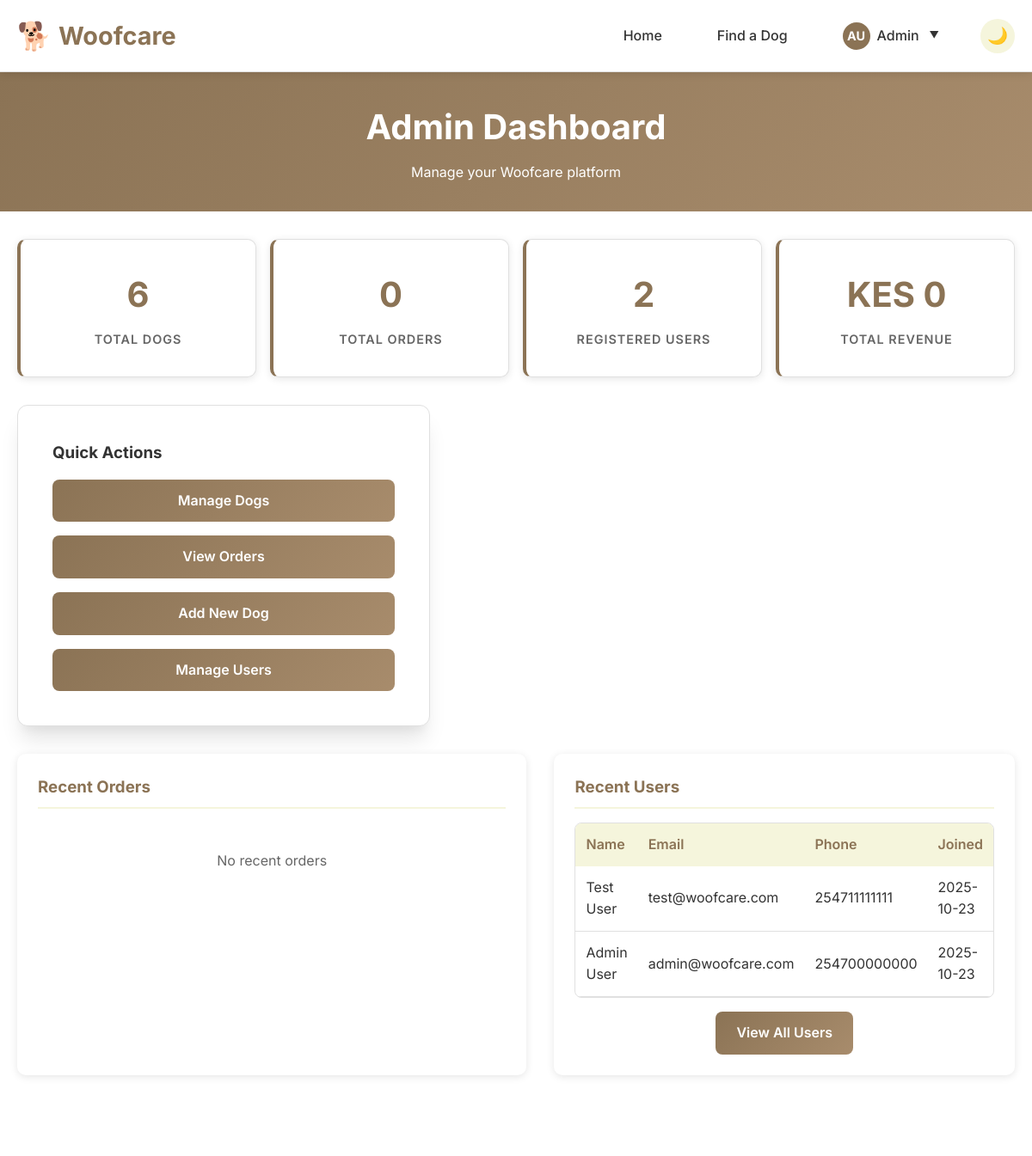
Page /admin (signed in, upper part) on the earlier database version.
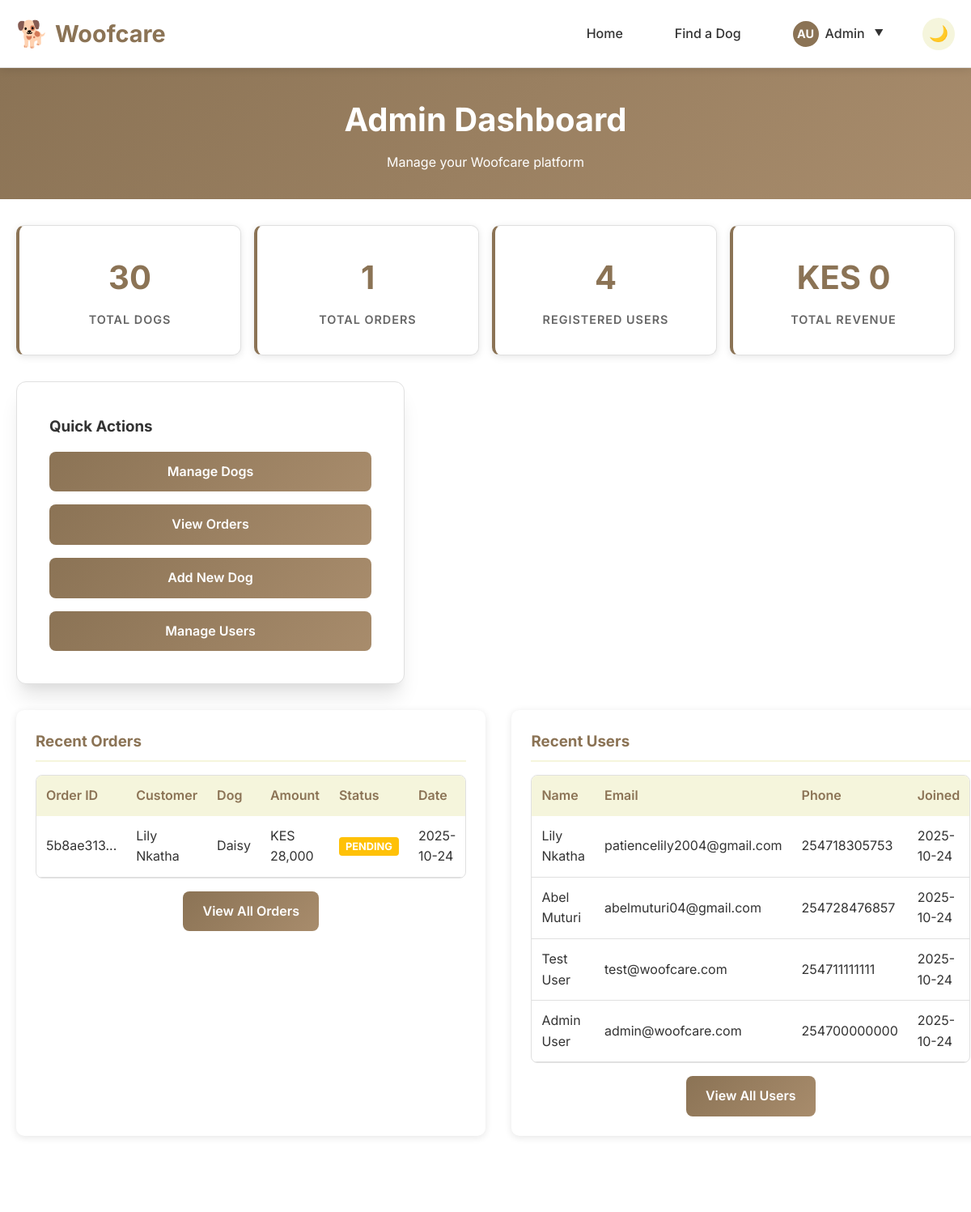
Same page on the later database version.
### models.py (models this page shows, shortened)
class User(UserMixin, db.Model):
    __tablename__ = 'user'
    id = db.Column(db.Integer, primary_key=True)
    email = db.Column(db.String(120), unique=True, nullable=False)
    password_hash = db.Column(db.String(255), nullable=False)
    first_name = db.Column(db.String(50), nullable=False)
    last_name = db.Column(db.String(50), nullable=False)
    phone = db.Column(db.String(20), nullable=False)
    profile_picture = db.Column(db.String(255))
    is_verified = db.Column(db.Boolean, default=False)
    verification_code = db.Column(db.String(6))
    created_at = db.Column(db.DateTime, default=datetime.utcnow)
    is_admin = db.Column(db.Boolean, default=False)
    @property
    def is_authenticated(self):
        return True

class Order(db.Model):
    __tablename__ = 'order'
    id = db.Column(db.String(50), primary_key=True, default=lambda: str(uuid.uuid4()))
    user_id = db.Column(db.Integer, db.ForeignKey('user.id'), nullable=False)
    dog_id = db.Column(db.Integer, db.ForeignKey('dog.id'), nullable=False)
    amount = db.Column(db.Float, nullable=False)
    mpesa_number = db.Column(db.String(20), nullable=False)
    transaction_id = db.Column(db.String(100))
    status = db.Column(db.String(20), default='pending')  # pending, completed, failed
    created_at = db.Column(db.DateTime, default=datetime.utcnow)
    user = db.relationship('User', backref=db.backref('orders', lazy=True))
    dog = db.relationship('Dog', backref=db.backref('orders', lazy=True))

class Dog(db.Model):
    __tablename__ = 'dog'
    id = db.Column(db.Integer, primary_key=True)
    name = db.Column(db.String(100), nullable=False)
    breed = db.Column(db.String(100), nullable=False)
    age = db.Column(db.Integer, nullable=False)
    age_category = db.Column(db.String(20), nullable=False)  # puppy, young, adult, senior
    size = db.Column(db.String(20), nullable=False)  # small, medium, large
    color = db.Column(db.String(50), nullable=False)
    energy_level = db.Column(db.String(20), nullable=False)  # low, medium, high
    price = db.Column(db.Float, nullable=False)
    description = db.Column(db.Text, nullable=False)
    image_url = db.Column(db.String(255))
    is_available = db.Column(db.Boolean, default=True)
    created_at = db.Column(db.DateTime, default=datetime.utcnow)

### app.py (the view)
@app.route('/admin')
@login_required
def admin_dashboard():
    if not current_user.is_admin:
        flash('Access denied', 'error')
        return redirect(url_for('index'))
    total_dogs = Dog.query.count()
    total_orders = Order.query.count()
    total_users = User.query.count()
    pending_orders = Order.query.filter_by(status='pending').count()
    completed_orders = Order.query.filter_by(status='completed').all()
    total_revenue = sum(order.amount for order in completed_orders)
    recent_orders = Order.query.order_by(Order.created_at.desc()).limit(5).all()
    recent_users = User.query.order_by(User.created_at.desc()).limit(5).all()
    return render_template('admin/dashboard.html',
                         total_dogs=total_dogs,
                         total_orders=total_orders,
                         total_users=total_users,
                         pending_orders=pending_orders,
                         total_revenue=total_revenue,
                         recent_orders=recent_orders,
                         recent_users=recent_users)

### app.py (called while the page is built)
@login_manager.user_loader
def load_user(user_id):
    return User.query.get(int(user_id))

### templates/admin/dashboard.html (shortened to what the changed rows need)
{% extends "base.html" %}
{% block content %}
<div class="admin-header">
    <div class="container">
        <h1>Admin Dashboard</h1>
    </div>
</div>
<div class="container">
    <div class="stats-grid">
        <div class="stat-card">
            <div class="stat-number">{{ total_dogs }}</div>
            <div class="stat-label">Total Dogs</div>
        </div>
        <div class="stat-card">
            <div class="stat-number">{{ total_orders }}</div>
            <div class="stat-label">Total Orders</div>
        </div>
        <div class="stat-card">
            <div class="stat-number">{{ total_users }}</div>
            <div class="stat-label">Registered Users</div>
        </div>
    </div>
    <div class="dashboard-grid">
        <div class="dashboard-card">
            <h3>Recent Orders</h3>
            {% if recent_orders %}
            <div class="table-container">
                <table>
                    <thead>
                        <tr>
                            <th>Order ID</th>
                            <th>Customer</th>
                            <th>Dog</th>
                            <th>Amount</th>
                            <th>Status</th>
                            <th>Date</th>
                        </tr>
                    </thead>
                    <tbody>
                        {% for order in recent_orders %}
                        <tr>
                            <td>{{ order.id[:8] }}...</td>
                            <td>{{ order.user.first_name }} {{ order.user.last_name }}</td>
                            <td>{{ order.dog.name }}</td>
                            <td>KES {{ "{:,.0f}".format(order.amount) }}</td>
                            <td>
                                <span class="status-badge status-{{ order.status }}">
                                    {{ order.status|title }}
                                </span>
                            </td>
                            <td>{{ order.created_at.strftime('%Y-%m-%d') }}</td>
                        </tr>
                        {% endfor %}
                    </tbody>
                </table>
            </div>
            <div style="text-align: center; margin-top: 1rem;">
                <a href="{{ url_for('admin_orders') }}" class="btn">View All Orders</a>
            </div>
            {% else %}
            <p style="text-align: center; padding: 2rem; color: #666;">No recent orders</p>
            {% endif %}
        </div>
        <div class="dashboard-card">
            {% if recent_users %}
            <div class="table-container">
                <table>
                    <thead>
                        <tr>
                            <th>Name</th>
                            <th>Email</th>
                            <th>Phone</th>
                            <th>Joined</th>
                        </tr>
                    </thead>
                    <tbody>
                        {% for user in recent_users %}
                        <tr>
                            <td>{{ user.first_name }} {{ user.last_name }}</td>
                            <td>{{ user.email }}</td>
                            <td>{{ user.phone }}</td>
                            <td>{{ user.created_at.strftime('%Y-%m-%d') }}</td>
                        </tr>
                        {% endfor %}
                    </tbody>
                </table>
            </div>
            {% else %}
            <p style="text-align: center; padding: 2rem; color: #666;">No users registered</p>
            {% endif %}
        </div>
    </div>
</div>
{% endblock %}

### templates/base.html (shortened to what this page needs)
<!DOCTYPE html>
<html lang="en" data-theme="light">
<head>
    <link rel="stylesheet" href="{{ url_for('static', filename='css/style.css') }}">
    <link rel="stylesheet" href="{{ url_for('static', filename='css/dark-mode.css') }}">
</head>
<body>
    <header>
        <div class="container">
            <nav class="navbar">
                <a href="{{ url_for('index') }}" class="logo">
                    <span class="logo-icon">🐕</span>
                    Woofcare
                </a>
                <ul class="nav-links" id="navLinks">
                    <li><a href="{{ url_for('index') }}" class="nav-link">Home</a></li>
                    <li><a href="{{ url_for('dogs') }}" class="nav-link">Find a Dog</a></li>
                    {% if current_user.is_authenticated %}
                        <li class="nav-dropdown">
                            <a href="#" class="nav-link user-menu">
                                {% if current_user.profile_picture %}
                                    <img src="{{ current_user.profile_picture }}" alt="Profile" class="user-avatar">
                                {% else %}
                                    <div class="user-avatar placeholder">
                                        {{ current_user.first_name[0] }}{{ current_user.last_name[0] }}
                                    </div>
                                {% endif %}
                                {{ current_user.first_name }}
                                <span class="dropdown-arrow">▼</span>
                            </a>
                        </li>
                    {% else %}
                        <li class="auth-buttons">
                            <a href="{{ url_for('login') }}" class="nav-link login-btn">Login</a>
                            <a href="{{ url_for('register') }}" class="btn btn-primary btn-small">Sign Up</a>
                        </li>
                    {% endif %}
                    <li class="theme-toggle-container">
                        <button class="theme-toggle" id="themeToggle" title="Toggle dark mode">
                            <span class="theme-icon">🌙</span>
                        </button>
                    </li>
                </ul>
            </nav>
        </div>
    </header>
    <main>
        {% block content %}{% endblock %}
    </main>
</body>
</html>

Differences in the rows shown:
changed User "Admin": created_at "2025-10-23" → "2025-10-24"
added Order: id "5b8ae313", user.first_name "Lily", user.last_name "Nkatha", dog.name "Daisy", amount "28,000", status "PENDING", created_at "2025-10-24"
added User: first_name "Lily", last_name "Nkatha", email "patiencelily2004@gmail.com", phone "254718305753", created_at "2025-10-24"
added User: first_name "Abel", last_name "Muturi", email "abelmuturi04@gmail.com", phone "254728476857", created_at "2025-10-24"
changed User "Test": created_at "2025-10-23" → "2025-10-24"
Other differences:
{{ total_dogs }}: "6" → "30"
{{ total_orders }}: "0" → "1"
{{ total_users }}: "2" → "4"
text no longer shown: "No recent orders"
text now shown: "Order ID Customer Dog Amount Status Date View All Orders"
